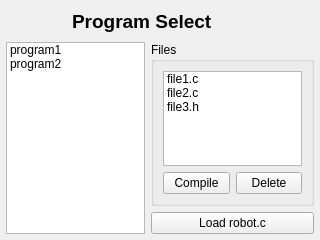
<?xml version="1.0" encoding="UTF-8"?>
<ui version="4.0">
 <class>ProgramSelect</class>
 <widget class="QDialog" name="ProgramSelect">
  <property name="geometry">
   <rect>
    <x>0</x>
    <y>0</y>
    <width>320</width>
    <height>240</height>
   </rect>
  </property>
  <property name="minimumSize">
   <size>
    <width>320</width>
    <height>240</height>
   </size>
  </property>
  <property name="maximumSize">
   <size>
    <width>320</width>
    <height>240</height>
   </size>
  </property>
  <property name="windowTitle">
   <string>Program Select</string>
  </property>
  <layout class="QVBoxLayout" name="verticalLayout_2">
   <property name="margin">
    <number>6</number>
   </property>
   <item>
    <layout class="QHBoxLayout" name="horizontalLayout">
     <item>
      <spacer name="horizontalSpacer">
       <property name="orientation">
        <enum>Qt::Horizontal</enum>
       </property>
       <property name="sizeHint" stdset="0">
        <size>
         <width>40</width>
         <height>20</height>
        </size>
       </property>
      </spacer>
     </item>
     <item>
      <widget class="QLabel" name="label">
       <property name="font">
        <font>
         <pointsize>14</pointsize>
         <weight>75</weight>
         <bold>true</bold>
        </font>
       </property>
       <property name="text">
        <string>Program Select</string>
       </property>
      </widget>
     </item>
     <item>
      <spacer name="horizontalSpacer_2">
       <property name="orientation">
        <enum>Qt::Horizontal</enum>
       </property>
       <property name="sizeHint" stdset="0">
        <size>
         <width>40</width>
         <height>20</height>
        </size>
       </property>
      </spacer>
     </item>
     <item>
      <widget class="QPushButton" name="ui_closeButton">
       <property name="minimumSize">
        <size>
         <width>30</width>
         <height>30</height>
        </size>
       </property>
       <property name="maximumSize">
        <size>
         <width>30</width>
         <height>30</height>
        </size>
       </property>
       <property name="text">
        <string/>
       </property>
       <property name="icon">
        <iconset resource="icons/icons.qrc">
         <normaloff>:/actions/Crystal_Clear_action_button_cancel.png</normaloff>:/actions/Crystal_Clear_action_button_cancel.png</iconset>
       </property>
       <property name="iconSize">
        <size>
         <width>30</width>
         <height>30</height>
        </size>
       </property>
       <property name="flat">
        <bool>true</bool>
       </property>
      </widget>
     </item>
    </layout>
   </item>
   <item>
    <layout class="QHBoxLayout" name="horizontalLayout_2">
     <item>
      <widget class="QListWidget" name="ui_programsList">
       <property name="editTriggers">
        <set>QAbstractItemView::NoEditTriggers</set>
       </property>
       <property name="selectionBehavior">
        <enum>QAbstractItemView::SelectItems</enum>
       </property>
       <item>
        <property name="text">
         <string>program1</string>
        </property>
       </item>
       <item>
        <property name="text">
         <string>program2</string>
        </property>
       </item>
      </widget>
     </item>
     <item>
      <layout class="QVBoxLayout" name="verticalLayout">
       <item>
        <widget class="QGroupBox" name="groupBox">
         <property name="minimumSize">
          <size>
           <width>150</width>
           <height>0</height>
          </size>
         </property>
         <property name="title">
          <string>Files</string>
         </property>
         <layout class="QVBoxLayout" name="verticalLayout_3">
          <item>
           <widget class="QListWidget" name="ui_filesList">
            <property name="frameShape">
             <enum>QFrame::StyledPanel</enum>
            </property>
            <property name="frameShadow">
             <enum>QFrame::Plain</enum>
            </property>
            <property name="autoScroll">
             <bool>true</bool>
            </property>
            <property name="editTriggers">
             <set>QAbstractItemView::NoEditTriggers</set>
            </property>
            <property name="showDropIndicator" stdset="0">
             <bool>false</bool>
            </property>
            <property name="alternatingRowColors">
             <bool>false</bool>
            </property>
            <property name="selectionMode">
             <enum>QAbstractItemView::NoSelection</enum>
            </property>
            <property name="selectionBehavior">
             <enum>QAbstractItemView::SelectItems</enum>
            </property>
            <property name="selectionRectVisible">
             <bool>false</bool>
            </property>
            <property name="sortingEnabled">
             <bool>false</bool>
            </property>
            <item>
             <property name="text">
              <string>file1.c</string>
             </property>
            </item>
            <item>
             <property name="text">
              <string>file2.c</string>
             </property>
            </item>
            <item>
             <property name="text">
              <string>file3.h</string>
             </property>
            </item>
           </widget>
          </item>
          <item>
           <layout class="QHBoxLayout" name="horizontalLayout_3">
            <item>
             <widget class="QPushButton" name="ui_compileButton">
              <property name="text">
               <string>Compile</string>
              </property>
             </widget>
            </item>
            <item>
             <widget class="QPushButton" name="ui_deleteButton">
              <property name="text">
               <string>Delete</string>
              </property>
             </widget>
            </item>
           </layout>
          </item>
         </layout>
        </widget>
       </item>
       <item>
        <widget class="QPushButton" name="ui_loadButton">
         <property name="text">
          <string>Load robot.c</string>
         </property>
        </widget>
       </item>
      </layout>
     </item>
    </layout>
   </item>
  </layout>
 </widget>
 <resources>
  <include location="icons/icons.qrc"/>
 </resources>
 <connections>
  <connection>
   <sender>ui_closeButton</sender>
   <signal>clicked()</signal>
   <receiver>ProgramSelect</receiver>
   <slot>close()</slot>
   <hints>
    <hint type="sourcelabel">
     <x>297</x>
     <y>21</y>
    </hint>
    <hint type="destinationlabel">
     <x>159</x>
     <y>119</y>
    </hint>
   </hints>
  </connection>
 </connections>
</ui>
